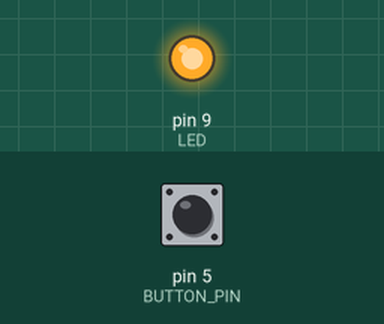
The sketch below on a simulated Arduino Uno, built with avr-gcc and run on an emulated ATmega328P. Shown: output pins drawn as LEDs (lit = HIGH). The test bench sets the inputs (shaded band); at power-on: pin 5 (BUTTON_PIN) HIGH. Pins used as bus, display or sensor lines are not drawn.

Above: at 1.2 s.
1.3 s: pin 5 (BUTTON_PIN) pulled LOW for 0.15 s
At 1.9 s:
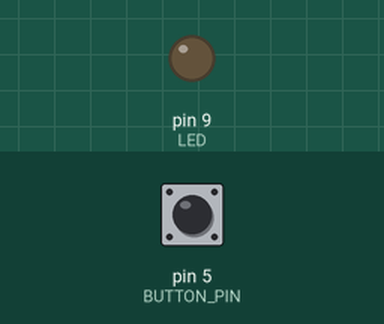
Timing chart, 0 to 4.3 s (numbered marks = the images above; inputs shaded):
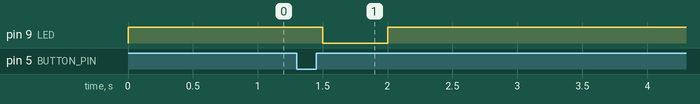

The sketch:

tomatocannon.ino
```cpp
#include <Arduino.h>
#include <OneButton.h>


const int BUTTON_PIN = 5;
const int TRIGGER_PIN = 7;
const int LED = 9;
OneButton btn = OneButton(
      BUTTON_PIN,  // Input pin for the button
      true,        // Button is active LOW
      true         // Enable internal pull-up resistor
);

void setup() {
  pinMode(TRIGGER_PIN, OUTPUT);
  pinMode(LED, OUTPUT);
  btn.attachClick(trigger);
  digitalWrite(LED, HIGH);
}

void loop() {
  btn.tick();
  delay(1);
}

static void trigger() {
  digitalWrite(LED, LOW);
  digitalWrite(TRIGGER_PIN, HIGH);
  delay(500);
  digitalWrite(TRIGGER_PIN, LOW);
  digitalWrite(LED, HIGH);
}
```

Measured:
- after the input at 1.3 s, pin 9 (LED): HIGH → LOW after 0.20 s, → HIGH 0.50 s later
